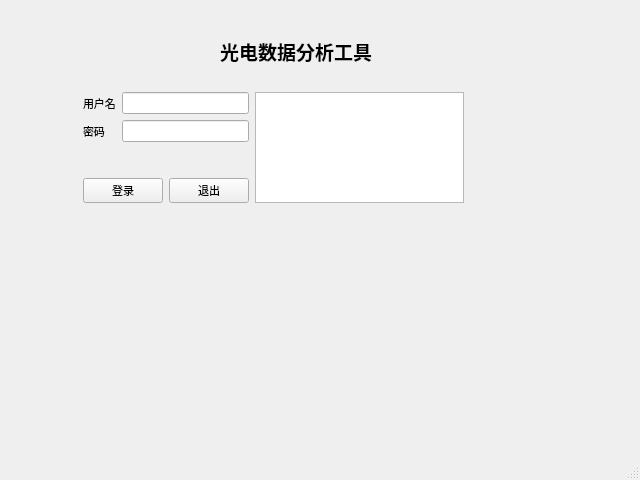
<?xml version="1.0" encoding="UTF-8"?>
<ui version="4.0">
 <class>mainWindow</class>
 <widget class="QMainWindow" name="mainWindow">
  <property name="geometry">
   <rect>
    <x>0</x>
    <y>0</y>
    <width>640</width>
    <height>480</height>
   </rect>
  </property>
  <property name="sizePolicy">
   <sizepolicy hsizetype="Preferred" vsizetype="Preferred">
    <horstretch>0</horstretch>
    <verstretch>0</verstretch>
   </sizepolicy>
  </property>
  <property name="font">
   <font>
    <pointsize>8</pointsize>
   </font>
  </property>
  <property name="windowTitle">
   <string>用户登录</string>
  </property>
  <widget class="QWidget" name="centralwidget">
   <widget class="QLabel" name="title_label">
    <property name="enabled">
     <bool>true</bool>
    </property>
    <property name="geometry">
     <rect>
      <x>220</x>
      <y>40</y>
      <width>441</width>
      <height>22</height>
     </rect>
    </property>
    <property name="font">
     <font>
      <family>Arial</family>
      <pointsize>14</pointsize>
      <weight>75</weight>
      <bold>true</bold>
     </font>
    </property>
    <property name="text">
     <string>光电数据分析工具</string>
    </property>
   </widget>
   <widget class="QWidget" name="">
    <property name="geometry">
     <rect>
      <x>83</x>
      <y>92</y>
      <width>381</width>
      <height>111</height>
     </rect>
    </property>
    <layout class="QGridLayout" name="gridLayout">
     <item row="0" column="0">
      <layout class="QVBoxLayout" name="verticalLayout">
       <item>
        <layout class="QFormLayout" name="formLayout">
         <item row="0" column="0">
          <widget class="QLabel" name="user_label">
           <property name="text">
            <string>用户名</string>
           </property>
          </widget>
         </item>
         <item row="0" column="1">
          <widget class="QLineEdit" name="user_lineEdit"/>
         </item>
         <item row="1" column="0">
          <widget class="QLabel" name="pwd_label">
           <property name="text">
            <string>密码</string>
           </property>
          </widget>
         </item>
         <item row="1" column="1">
          <widget class="QLineEdit" name="pwd_lineEdit"/>
         </item>
        </layout>
       </item>
       <item>
        <layout class="QHBoxLayout" name="horizontalLayout">
         <item>
          <widget class="QPushButton" name="login_Button">
           <property name="font">
            <font>
             <pointsize>8</pointsize>
            </font>
           </property>
           <property name="text">
            <string>登录</string>
           </property>
          </widget>
         </item>
         <item>
          <widget class="QPushButton" name="cancel_Button">
           <property name="text">
            <string>退出</string>
           </property>
          </widget>
         </item>
        </layout>
       </item>
      </layout>
     </item>
     <item row="0" column="1">
      <widget class="QTextBrowser" name="user_textBrowser"/>
     </item>
    </layout>
   </widget>
  </widget>
  <widget class="QMenuBar" name="menubar">
   <property name="geometry">
    <rect>
     <x>0</x>
     <y>0</y>
     <width>640</width>
     <height>20</height>
    </rect>
   </property>
  </widget>
  <widget class="QStatusBar" name="statusbar"/>
 </widget>
 <resources/>
 <connections/>
</ui>
